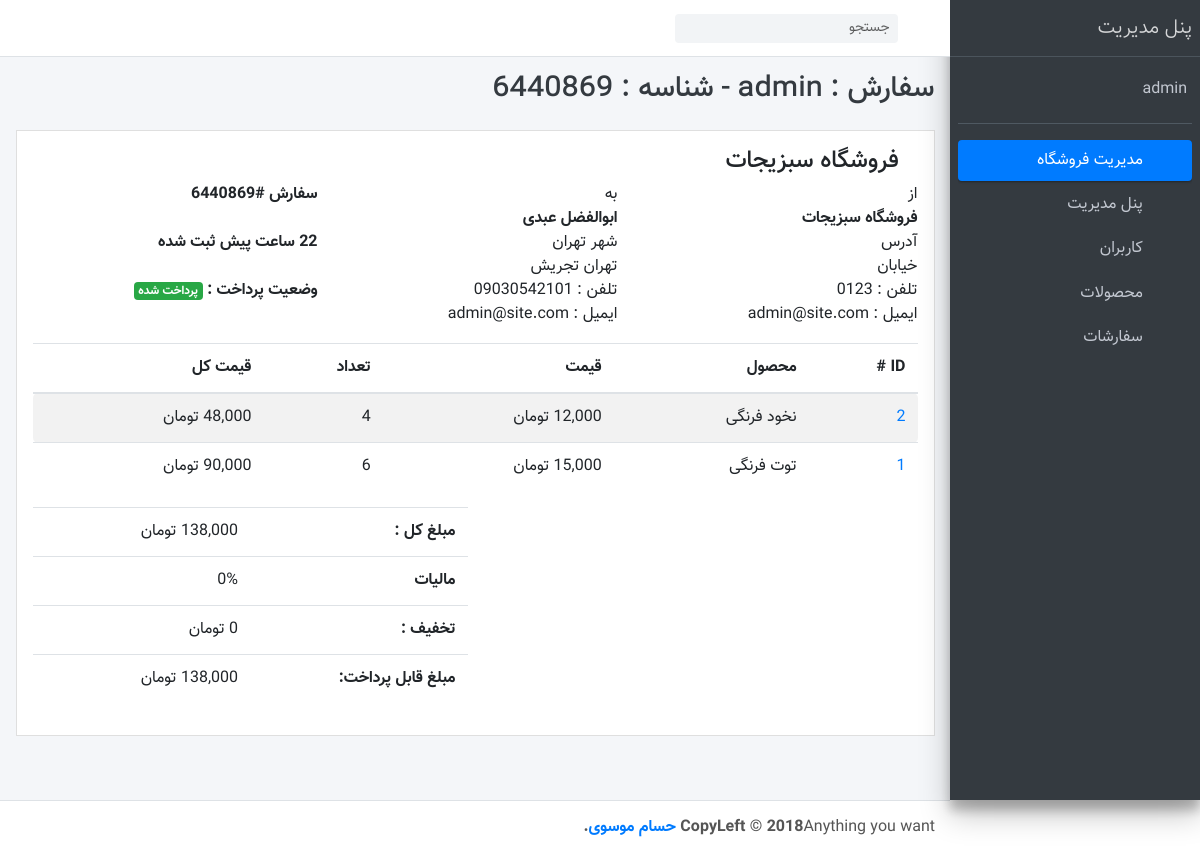
/panel/orders/6440869 (signed in), run on the app's committed database.
### core/models.py (models this page shows, shortened)
class Order(models.Model):
    id = models.CharField(
        max_length=255, default=generate_order_id, primary_key=True, editable=False, unique=True
    )
    user = models.ForeignKey(
        User, on_delete=models.PROTECT, related_name='orders', verbose_name='کاربر'
    )
    address = models.ForeignKey(
        Address, on_delete=models.PROTECT, null=True, blank=True, verbose_name='آدرس'
    )
    message = models.TextField(null=True, blank=True, verbose_name='پیام')
    is_paid = models.BooleanField(default=False, verbose_name='وضعیت پرداخت')
    created = models.DateTimeField(auto_now_add=True, verbose_name='تاریخ ایجاد')
    updated = models.DateTimeField(auto_now=True, verbose_name='تاریخ ویرایش')
    class Meta:
        verbose_name = 'سفارش'
        verbose_name_plural = '1. سفارشات'
        ordering = ('-created',)
    def total_order_detail_price(self):
        total = 0
        for order_detail in self.order_details.all():
            total += order_detail.total_price()
        return total
    total_order_detail_price.short_description = 'مجموع سبد خرید'
    def __str__(self):
        return f"سفارش : {self.user} - شناسه : {self.id}"

class Address(models.Model):
    user = models.ForeignKey(
        User, on_delete=models.PROTECT, blank=True, related_name='addresses', verbose_name='کاربر'
    )
    city = models.CharField(max_length=50, verbose_name='شهر')
    full_address = models.TextField(verbose_name='آدرس کامل')
    zip_code = models.CharField(max_length=20, verbose_name='کد پستی')
    phone_number = models.CharField(max_length=20, verbose_name='شماره تماس')
    name = models.CharField(max_length=50, verbose_name='نام تحویل گیرنده')
    created = models.DateTimeField(auto_now_add=True, verbose_name='تاریخ ایجاد')
    updated = models.DateTimeField(auto_now=True, verbose_name='تاریخ آخرین ویرایش')
    class Meta:
        verbose_name = 'آدرس'
        verbose_name_plural = '3. آدرس ها'
        ordering = ('-created',)

class OrderDetail(models.Model):
    order = models.ForeignKey(
        Order, on_delete=models.CASCADE, related_name='order_details', verbose_name='سفارش'
    )
    product = models.ForeignKey(
        Product, on_delete=models.PROTECT, verbose_name='محصول'
    )
    count = models.IntegerField(default=1, verbose_name='تعداد')
    price = models.BigIntegerField(verbose_name='قیمت در زمان خرید')
    created = models.DateTimeField(auto_now_add=True, verbose_name='تاریخ ایجاد')
    updated = models.DateTimeField(auto_now=True, verbose_name='تاریخ ویرایش')
    class Meta:
        verbose_name = 'محصول در سفارش'
        verbose_name_plural = '2. محصولات در سفارش'
    def total_price(self):
        return self.price * self.count

### product/models.py (models this page shows, shortened)
class Product(models.Model):
    title = models.CharField(max_length=100, verbose_name='عنوان')
    description = models.TextField(verbose_name='توضیحات')
    keywords = models.CharField(max_length=255, null=True, blank=True, verbose_name='کلمات کلیدی')
    price = models.BigIntegerField(verbose_name='قیمت', default=0)
    stock = models.IntegerField(verbose_name='موجودی در انبار', default=1)
    image = models.ImageField(upload_to=upload_product_image_path, verbose_name='تصویر محصول')
    is_active = models.BooleanField(default=True, verbose_name='فعال/غیرفعال')
    created = models.DateTimeField(auto_now_add=True, null=True, verbose_name='تاریخ ایجاد')
    updated = models.DateTimeField(auto_now=True, null=True, verbose_name='تاریخ ویرایش')
    class Meta:
        verbose_name = 'محصول'
        verbose_name_plural = 'جزئیات محصول'
        ordering = ('-created',)

### product/views.py (the view)
# urls.py: path('panel/orders/<int:pk>', AdminOrderDetailView.as_view(), name='admin-order-detail'),
class AdminOrderDetailView(LoginRequiredMixin, UserPassesTestMixin, DetailView):
    model = Order
    template_name = 'product/admin/order_detail.html'
    def test_func(self):
        return self.request.user.is_superuser

### product/templates/product/admin/order_detail.html (shortened to what this page needs)
{% extends 'product/admin/base.html' %}
{% load humanize %}
{% block body_title %}
    {{ object }}
{% endblock %}
{% block content %}
    <div class="col-12">
        <div class="invoice p-3 mb-3">
            <div class="row">
                <div class="col-12">
                    <h4>
                        <i class="fa fa-globe"></i>فروشگاه سبزیجات
                    </h4>
                </div>
            </div>
            <div class="row invoice-info">
                <div class="col-sm-4 invoice-col">
                    از
                    <address>
                        <strong>فروشگاه سبزیجات</strong><br>
                        آدرس<br>
                        خیابان<br>
                        تلفن : 0123<br>
                        ایمیل : admin@site.com
                    </address>
                </div>
                <div class="col-sm-4 invoice-col">
                    به
                    <address>
                        <strong>{{ object.address.name }}</strong><br>
                        شهر {{ object.address.city }}<br>
                        {{ object.address.full_address }}<br>
                        تلفن : {{ object.address.phone_number }}<br>
                        ایمیل : {{ object.user.email }}
                    </address>
                </div>
                <div class="col-sm-4 invoice-col">
                    <b>سفارش #{{ object.id }}</b>
                    <br><br>
                    <b>{{ object.created|naturaltime }} ثبت شده</b>
                    <br><br>
                    <b>وضعیت پرداخت :</b>
                    {% if order.is_paid %}
                        <span class="badge badge-success">پرداخت شده</span>
                    {% else %}
                        <span class="badge badge-warning">پرداخت نشده</span>
                    {% endif %}
                    <br>
                </div>
            </div>
            <div class="row">
                <div class="col-12 table-responsive">
                    <table class="table table-striped">
                        <thead>
                        <tr>
                            <th>ID #</th>
                            <th>محصول</th>
                            <th>قیمت</th>
                            <th>تعداد</th>
                            <th>قیمت کل</th>
                        </tr>
                        </thead>
                        <tbody>
                        {% for detail in order.order_details.all %}
                            <tr>
                                <td>
                                    <a href="{% url 'core:product-detail' detail.product.id %}">{{ detail.product.id }}</a>
                                </td>
                                <td>{{ detail.product.title }}</td>
                                <td>{{ detail.price|intcomma:False }} تومان</td>
                                <td>{{ detail.count }}</td>
                                <td>{{ detail.total_price|intcomma:False }} تومان</td>
                            </tr>
                        {% endfor %}
                        </tbody>
                    </table>
                </div>
            </div>
            <div class="row">
                <div class="col-6">
                </div>
                <div class="col-6">
                    <div class="table-responsive">
                        <table class="table">
                            <tbody>
                            <tr>
                                <th style="width:50%">مبلغ کل :</th>
                                <td>{{ object.total_order_detail_price|intcomma:False }} تومان</td>
                            </tr>
                            <tr>
                                <th>مالیات</th>
                                <td>0%</td>
                            </tr>
                            <tr>
                                <th>تخفیف :</th>
                                <td>0 تومان</td>
                            </tr>
                            <tr>
                                <th>مبلغ قابل پرداخت:</th>
                                <td>{{ object.total_order_detail_price|intcomma:False }} تومان</td>
                            </tr>
                            </tbody>
                        </table>
                    </div>
                </div>
            </div>
        </div>
    </div>
{% endblock %}

### product/templates/product/admin/base.html (shortened to what this page needs)
{% load static %}
<!DOCTYPE html>
<html lang="en">
<head>
    <link rel="stylesheet" href="{% static 'adminlte/plugins/font-awesome/css/font-awesome.min.css' %}">
    <link rel="stylesheet" href="{% static 'adminlte/css/adminlte.min.css' %}">
    <link rel="stylesheet" href="{% static 'adminlte/css/bootstrap-rtl.min.css' %}">
    <link rel=" stylesheet
    " href="{% static 'adminlte/css/custom-style.css' %}">
</head>
<body class="hold-transition sidebar-mini">
<div class="wrapper">
    <nav class="main-header navbar navbar-expand bg-white navbar-light border-bottom">
        <ul class="navbar-nav">
            <li class="nav-item">
                <a class="nav-link" data-widget="pushmenu" href="#"><i class="fa fa-bars"></i></a>
            </li>
        </ul>
        <form class="form-inline ml-3">
            <div class="input-group input-group-sm">
                <input class="form-control form-control-navbar" type="search" placeholder="جستجو" aria-label="Search">
                <div class="input-group-append">
                    <button class="btn btn-navbar" type="submit">
                        <i class="fa fa-search"></i>
                    </button>
                </div>
            </div>
        </form>
    </nav>
    <aside class="main-sidebar sidebar-dark-primary elevation-4">
        <a href="{% url 'product:admin-home' %}" class="brand-link">
            <span class="brand-text font-weight-light">پنل مدیریت</span>
        </a>
        <div class="sidebar">
            <div>
                <div class="user-panel mt-3 pb-3 mb-3 d-flex">
                    <div class="info">
                        <a href="#" class="d-block">{{ request.user.username }}</a>
                    </div>
                </div>
                <nav class="mt-2">
                    <ul class="nav nav-pills nav-sidebar flex-column" data-widget="treeview" role="menu"
                        data-accordion="false">
                        <li class="nav-item has-treeview menu-open">
                            <a href="#" class="nav-link active">
                                <i class="nav-icon fa fa-dashboard"></i>
                                <p>
                                    مدیریت فروشگاه
                                    <i class="right fa fa-angle-left"></i>
                                </p>
                            </a>
                            <ul class="nav nav-treeview">
                                <li class="nav-item">
                                    <a href="{% url 'product:admin-home' %}"
                                       class="nav-link {% if request.path == '/panel/' %}active{% endif %}">
                                        <i class="fa fa-circle-o nav-icon"></i>
                                        <p>پنل مدیریت</p>
                                    </a>
                                </li>
                                <li class="nav-item">
                                    <a href="{% url 'product:admin-user-list' %}"
                                       class="nav-link {% if request.path == '/panel/users/' %}active{% endif %}">
                                        <i class="fa fa-circle-o nav-icon"></i>
                                        <p>کاربران</p>
                                    </a>
                                </li>
                                <li class="nav-item">
                                    <a href="{% url 'product:admin-product-list' %}"
                                       class="nav-link {% if request.path == '/panel/products/' %}active{% endif %}">
                                        <i class="fa fa-circle-o nav-icon"></i>
                                        <p>محصولات</p>
                                    </a>
                                </li>
                                <li class="nav-item">
                                    <a href="{% url 'product:admin-order-list' %}"
                                       class="nav-link {% if request.path == '/panel/orders/' %}active{% endif %}">
                                        <i class="fa fa-circle-o nav-icon"></i>
                                        <p>سفارشات</p>
                                    </a>
                                </li>
                            </ul>
                        </li>
                    </ul>
                </nav>
            </div>
        </div>
    </aside>
    <div class="content-wrapper">
        <div class="content-header">
            <div class="container-fluid">
                <div class="row mb-2">
                    <div class="col-sm-6">
                        <h1 class="m-0 text-dark">{% block body_title %}پنل مدیریت{% endblock %}</h1>
                    </div>
                </div>
            </div>
        </div>
        <div class="content">
            <div class="container-fluid">
                <div class="row">
                    {% block content %}
                    {% endblock %}
                </div>
            </div>
        </div>
    </div>
    <footer class="main-footer">
        <div class="float-right d-none d-sm-inline">
            Anything you want
        </div>
        <strong>CopyLeft &copy; 2018 <a href="http://github.com/hesammousavi/">حسام موسوی</a>.</strong>
    </footer>
</div>
</body>
</html>

### assets/adminlte/css/custom-style.css (style rules this page uses)
body { font-family: 'Vazir', sans-serif !important; }
ul { padding-inline-start: 0px; }
.sidebar { direction: ltr; }
.sidebar > div:first-child { direction: rtl; }
.nav-sidebar .nav-link>p>.right { left: 1rem; right: auto; }
.nav-sidebar>.nav-item .nav-icon { margin-right: 0; margin-left: .2rem; }
@media (min-width: 768px) { .content-wrapper, .main-footer, .main-header { transition: margin-right .3s ease-in-out; margin-right: 250px; margin-left : 0; z-index: 3000; } }
.main-sidebar { left: auto; right:0; }
.nav { padding-inline-start: 0px !important; }

### data on the page
Order: user+id "سفارش : admin - شناسه : 6440869", address.name "ابوالفضل عبدی", address.city "تهران", address.full_address "تهران تجریش", address.phone_number "09030542101", user.email "admin@site.com", id "6440869", created "22 ساعت پیش"
OrderDetail: product.id "2", product "نخود فرنگی", count "4", total_price "48,000"
OrderDetail: product.id "1", product "توت فرنگی", count "6"

### other printed values
{{ request.user.username }} "admin"
